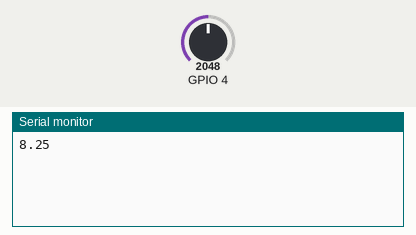
The program below on a simulated Seeed XIAO ESP32-C3. Parts: the last lines printed to the serial monitor. The inputs (shaded band) are chosen by the test bench; at power-on: GPIO 4 = 2048.

Above: at 1.8 s.
1.9 s: GPIO 4 set to 2866
At 2.7 s:
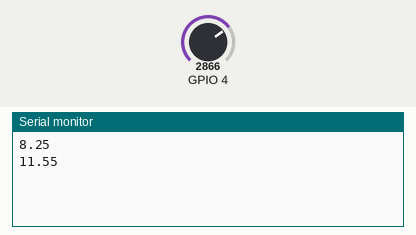
3.4 s: GPIO 4 set to 3603
At 4.8 s:
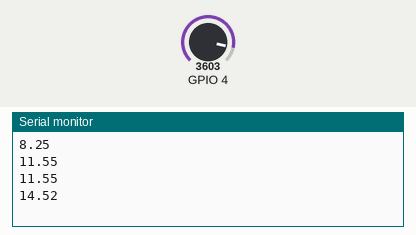
Timing chart, 0 to 6.4 s (numbered marks = the images above; inputs shaded):
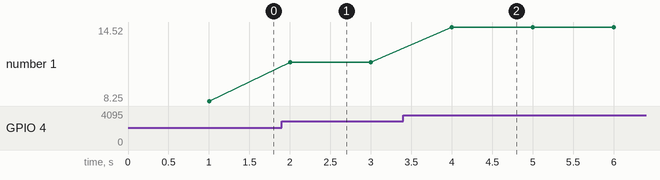

The program:

main.cpp
```cpp
/*
        _          _ ______ _____ _____
       (_)        | |  ____|  __ \_   _|
  _ __  ___  _____| | |__  | |  | || |
 | '_ \| \ \/ / _ \ |  __| | |  | || |
 | |_) | |>  <  __/ | |____| |__| || |_
 | .__/|_/_/\_\___|_|______|_____/_____|
 | |
 |_|

https://links.pixeledi.eu
Voltage Sensor | V1.0 | 02.2025

*/

#include <Arduino.h>

const int voltageSensorPin = A2;
float vin = 0.0;
float vmeasure = 0.0;
int voltageSensorVal = 0;
float vcc = 3.3;
const float spannungsteilerfactor = 5;

unsigned long previousMillis = 0;

void setup() { Serial.begin(115200); }

void calcVin() {

  unsigned long currentMillis = millis();

  if (currentMillis - previousMillis >= 1000) {
    previousMillis = currentMillis;

    vin = 0;
    for (int i = 0; i < 16; i++) {
      vin = vin + analogReadMilliVolts(voltageSensorPin);
    }

    vmeasure = spannungsteilerfactor * vin / 16 / 1000.0;
    Serial.println(vmeasure);
  }
}
void loop() { calcVin(); }
```

Measured:
- after the input at 1.9 s, the serial monitor: prints a new line after 0.10 s (image 1)
- after the input at 3.4 s, the serial monitor: prints a new line after 0.60 s (image 2)
- plotted number 1: 8.25 → 11.55 after the input at 1.9 s, 11.55 → 14.52 after the input at 3.4 s
